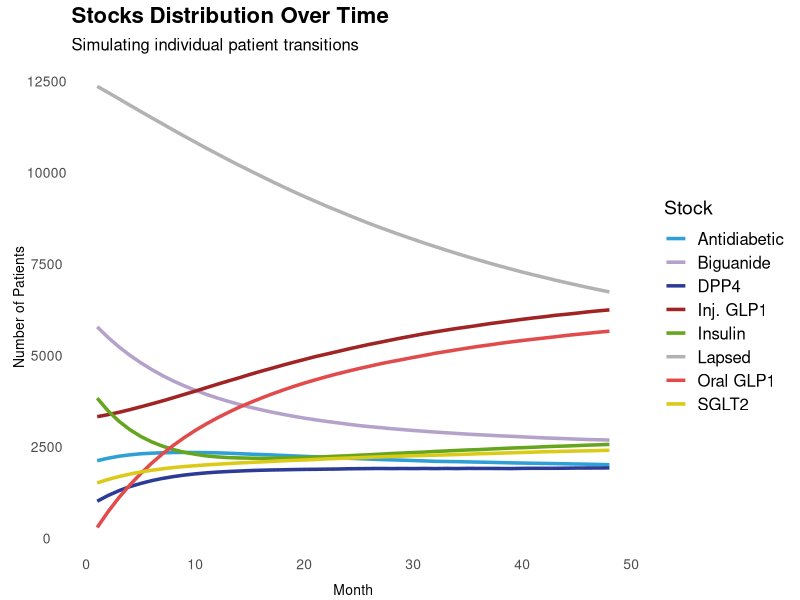
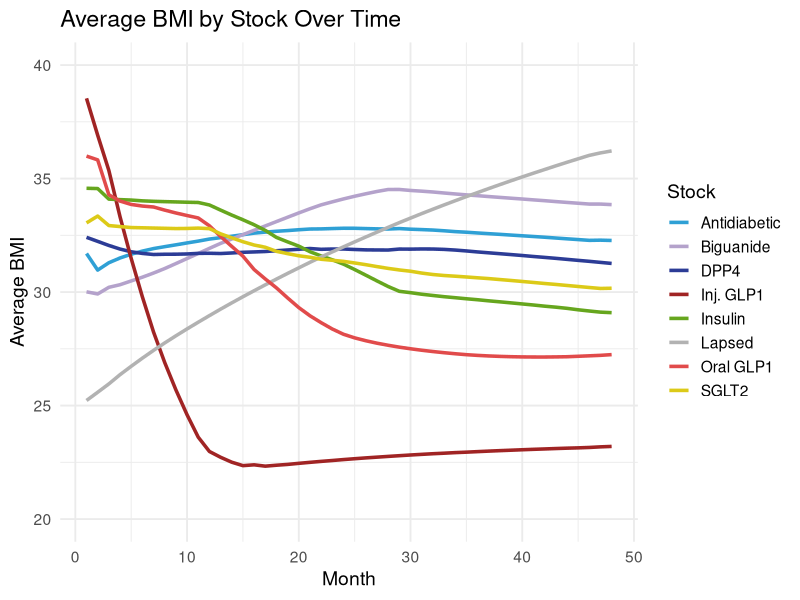

Generate these figures, in order, with R:
set.seed(123)  # For reproducibility

# Step 1: Initialize Patients
stock_labels <- c("Lapsed", "Biguanide", "Antidiabetic", "DPP4", "SGLT2", "Insulin", "Oral GLP1", "Inj. GLP1")

initial_state <- c(12351, 5773, 2114, 1006, 1507, 3824, 288, 3318)

# Assign random BMI
total_patients <- sum(initial_state)
patient_bmi <- rnorm(total_patients, mean = 30, sd = 5)

# Sort BMI descending
bmi_order <- order(patient_bmi, decreasing = TRUE)
patient_bmi <- patient_bmi[bmi_order]

# Stock order from highest to lowest BMI preference
priority_stocks <- c("Inj. GLP1", "Oral GLP1", "Insulin", "SGLT2", "DPP4", "Antidiabetic", "Biguanide", "Lapsed")
initial_state_priority <- initial_state[match(priority_stocks, stock_labels)]

# Assign stock labels based on sorted BMI
patients <- rep(NA, total_patients)
start <- 1

for (i in seq_along(priority_stocks)) {
  end <- start + initial_state_priority[i] - 1
  patients[start:end] <- priority_stocks[i]
  start <- end + 1
}

# Reorder stock_labels to maintain the original order
patients <- factor(patients, levels = stock_labels)



# Step 2: Define Transition Matrix
P <- matrix(c(
  0.97, 0.01, 0.01, 0.00, 0.00, 0.00, 0.00, 0.01,  
  0.02, 0.90, 0.02, 0.02, 0.02, 0.01, 0.01, 0.00,  
  0.01, 0.03, 0.85, 0.04, 0.02, 0.02, 0.02, 0.01,  
  0.01, 0.03, 0.04, 0.85, 0.02, 0.02, 0.02, 0.01,  
  0.01, 0.02, 0.02, 0.02, 0.85, 0.02, 0.04, 0.02,  
  0.01, 0.01, 0.02, 0.02, 0.02, 0.85, 0.03, 0.04,  
  0.00, 0.00, 0.00, 0.01, 0.01, 0.02, 0.90, 0.06,  
  0.00, 0.00, 0.00, 0.00, 0.02, 0.02, 0.05, 0.90   
), byrow = TRUE, nrow = 8)


colnames(P) <- stock_labels
rownames(P) <- stock_labels

print(P)

# Step 3: Simulate Over Time



simulate_patients <- function(patients, patient_bmi, P, months) {
  
  history <- matrix(0, nrow = months, ncol = length(stock_labels))
  colnames(history) <- stock_labels
  
  # Initialize BMI history
  bmi_history <- matrix(NA, nrow = months, ncol = length(stock_labels))
  colnames(bmi_history) <- stock_labels
  
  for (month in 1:months) {
    
    # Count patients in each stock
    history[month, ] <- table(factor(patients, levels = stock_labels))

    # Compute average BMI in each stock
    for (i in seq_along(stock_labels)) {
      stock <- stock_labels[i]
      in_stock <- patients == stock
      if (any(in_stock)) {
        bmi_history[month, i] <- mean(patient_bmi[in_stock])
      }
    }
    
    
    # Sample movements for each stock
    new_patients <- patients
 
    
    for (stock in stock_labels) {
      stock_idx <- which(patients == stock)
      num_patients <- length(stock_idx)
      if (num_patients == 0) next
  
      probs <- P[stock, ]
  
      # Step 1: calculate how many go to each destination (floor to avoid rounding issues)
      n_dest <- floor(num_patients * probs)
      remainder <- num_patients - sum(n_dest)
  
      # Step 2: randomly allocate remaining patients to destinations (to match total count)
      if (remainder > 0) {
        extra_indices <- sample(seq_along(probs), size = remainder, prob = probs, replace = TRUE)
        for (i in extra_indices) {
          n_dest[i] <- n_dest[i] + 1
        }
      }
  
      # Step 3: assign patients accordingly
      start <- 1
      for (i in seq_along(stock_labels)) {
        end <- start + n_dest[i] - 1
        if (n_dest[i] > 0) {
          new_patients[stock_idx[start:end]] <- stock_labels[i]
          start <- end + 1
        }
      }
    }
    
    patients <- new_patients
  }
  
  return(list(counts = history, bmi = bmi_history))
}



# Run for 24 months
months <- 48

history <- simulate_patients(patients, patient_bmi, P, months)

# Step 4: Convert to Data Frame for Visualization
df <- as.data.frame(history$counts)
df$Month <- 1:months
print(df)

df_long <- tidyr::pivot_longer(df, cols = -Month, names_to = "Stock", values_to = "Patients")

# Custom Colors
custom_colors <- c(
  "Lapsed" = "#b2b2b2",        
  "Biguanide" = "#b4a2cb",    
  "Antidiabetic" = "#2fa0d5",  
  "DPP4" = "#2c3c96",         
  "SGLT2" = "#dcca18",        
  "Insulin" = "#66A61E",      
  "Oral GLP1" = "#e14b4b",    
  "Inj. GLP1" = "#a02424"     
)

# Step 5: Plot the Evolution
library(ggplot2)

ggplot(df_long, aes(x = Month, y = Patients, color = Stock)) +
  geom_line(size = 1.2) +
  scale_color_manual(values = custom_colors) +  
  theme_minimal(base_size = 14) +
  labs(title = "Stocks Distribution Over Time",
       subtitle = "Simulating individual patient transitions",
       x = "Month", y = "Number of Patients", color = "Stock") +
  theme(legend.position = "right",
        legend.key.size = unit(0.6, "cm"),
        legend.text = element_text(size = 12),
        plot.title = element_text(face = "bold", size = 16),
        plot.subtitle = element_text(size = 12)) +
   theme(axis.text.y = element_blank(),
        axis.ticks.y = element_blank(),
        legend.position = "right") +
  theme(panel.background = element_blank(),
        panel.grid.major = element_blank(),
        panel.grid.minor = element_blank(),
        strip.background = element_blank(),
        strip.text = element_blank(),
        axis.line = element_blank(),
        axis.text.x = element_text(size = 10),
        axis.text.y = element_text(size = 10),
        axis.title.x = element_text(size = 10, vjust = -0.5),
        axis.title.y = element_text(size = 10, vjust = -0.5),
        plot.margin = margin(5, 5, 5, 5, "pt")) 


df_bmi <- as.data.frame(history$bmi)
df_bmi$Month <- 1:months
# Add Month column
df_bmi$Month <- 1:nrow(df_bmi)

df_bmi_long <- tidyr::pivot_longer(df_bmi, cols = -Month, names_to = "Stock", values_to = "Avg_BMI")

ggplot(df_bmi_long, aes(x = Month, y = Avg_BMI, color = Stock)) +
  geom_line(size = 1.2) +
  scale_color_manual(values = custom_colors) +
  theme_minimal(base_size = 14) +
  labs(title = "Average BMI by Stock Over Time",
       x = "Month", y = "Average BMI", color = "Stock") +
  coord_cartesian(ylim=c(20,40))

